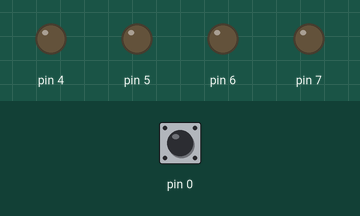
This sketch was run on a simulated Arduino Uno, built with avr-gcc and run on an emulated ATmega328P. Parts: output pins drawn as LEDs (lit = HIGH). The inputs (shaded band) are chosen by the test bench; at power-on: pin 0 HIGH.

Above: at 0.9 s.
1.0 s: pin 0 pulled LOW for 0.15 s
At 1.3 s:
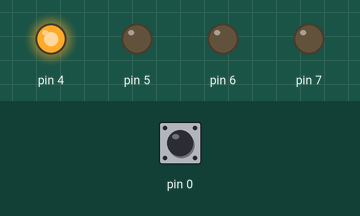
2.6 s: pin 0 pulled LOW for 1 s
At 3.8 s:
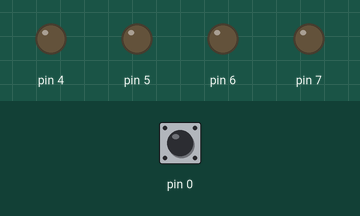
5.1 s: pin 0 pulled LOW for 3.2 s
At 5.7 s:
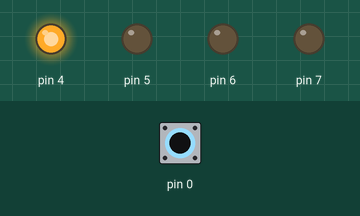
Timing chart, 0 to 8.1 s (numbered marks = the images above; inputs shaded):
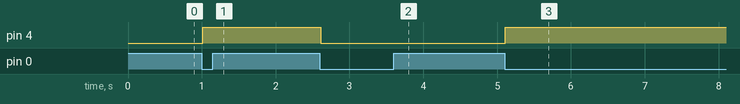

The sketch:

TOGGLE.ino
```cpp
#define F_CPU 16000000UL          // Frecuencia del oscilador: 16 MHz
#include <avr/io.h>               // Librería para acceso a registros del AVR
#include <util/delay.h>           // Librería para retardos

int main(void){
    // Configuración del Puerto D mediante registro DDR, salidas (LED en PD4) y entradas (Pulsador en PD0)
    DDRD = 0b11110000;

    // Configuración del registro PORT para activar resistencias pull-up en los pines de entrada
    PORTD = 0b00001111;
   _delay_ms(10);

    // Variable que almacena el estado anterior del botón inicializada en 1 sin presionar
    uint8_t estadoAnterior = 1;

    // Variable que controla el estado del LED donde 0 = Apagado, 1 = Encendido
    uint8_t estadoLED = 0;


    while (1){

        uint8_t estadoActual = (PIND & 0b00000001);  // Lectura del estado actual del botón mediante registro pin y se aplica máscara AND para leer (PD0)


        if (estadoAnterior && !estadoActual) { // Detección de flanco descendente cuando el boton esta presionando

            estadoLED = !estadoLED; // Alternancia del estado del LED

            if (estadoLED) { // Enciende el LED, usando operación OR para no alterar otros bits
                PORTD |= 0b00010000;
            } else { //de locontrario

                PORTD &= 0b11101111; // Apaga el LED, usando operación AND con máscara invertida
            }
        }


        estadoAnterior = estadoActual;  // Actualización del estado anterior para la siguiente


        _delay_ms(50); // Retardo antirrebote: espera 50 ms para evitar lecturas
    }
}
```

Measured:
- after the input at 1.0 s, pin 4: LOW → HIGH at once
- after the input at 2.6 s, pin 4: HIGH → LOW at once
- after the input at 5.1 s, pin 4: LOW → HIGH at once
